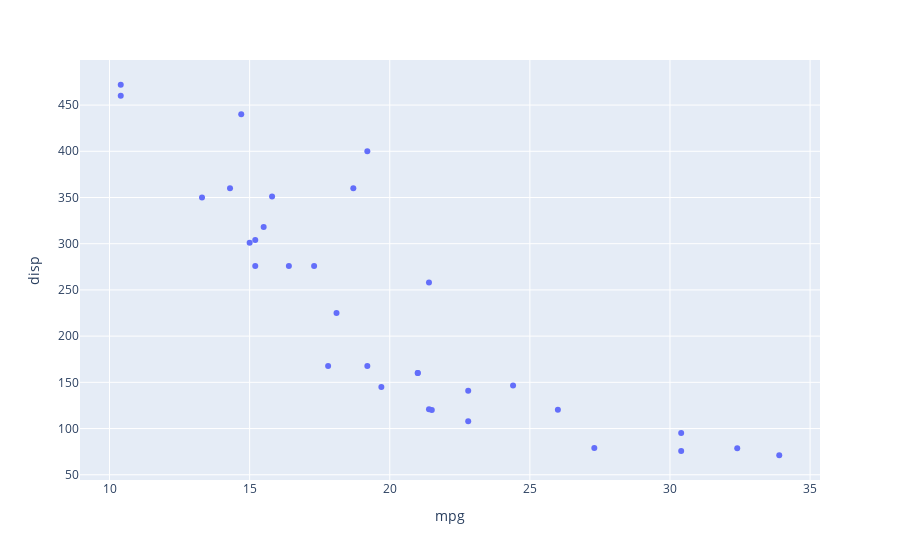

Write notebook code for a chart like this one.
### Markdown cell above
### Step 2d - Scatter Charts

As we recall, a scatter plot can be used to plot the relationship between two numeric variables. Let's continue to plot between disp and mpg. You can learn more about plotly express scatter plots [here](https://plotly.com/python/line-and-scatter/).

### Code cell
fig = px.scatter(
    df_mtcars, 
    x='mpg', 
    y = 'disp',
    hover_data = ['Car']
)
fig.show()

### Figure 1 — Plotly figure (JSON) as saved in the notebook; plotly's stock layout.template omitted (floating-point values rounded to 4 significant figures)
{"data": [{"customdata": [["Mazda RX4"], ["Mazda RX4 Wag"], ["Datsun 710"], ["Hornet 4 Drive"], ["Hornet Sportabout"], ["Valiant"], ["Duster 360"], ["Merc 240D"], ["Merc 230"], ["Merc 280"], ["Merc 280C"], ["Merc 450SE"], ["Merc 450SL"], ["Merc 450SLC"], ["Cadillac Fleetwood"], ["Lincoln Continental"], ["Chrysler Imperial"], ["Fiat 128"], ["Honda Civic"], ["Toyota Corolla"], ["Toyota Corona"], ["Dodge Challenger"], ["AMC Javelin"], ["Camaro Z28"], ["Pontiac Firebird"], ["Fiat X1-9"], ["Porsche 914-2"], ["Lotus Europa"], ["Ford Pantera L"], ["Ferrari Dino"], ["Maserati Bora"], ["Volvo 142E"]], "hovertemplate": "mpg=%{x}<br>disp=%{y}<br>Car=%{customdata[0]}<extra></extra>", "legendgroup": "", "marker": {"color": "#636efa", "symbol": "circle"}, "mode": "markers", "name": "", "orientation": "v", "showlegend": false, "type": "scatter", "x": [21, 21, 22.8, 21.4, 18.7, 18.1, 14.3, 24.4, 22.8, 19.2, 17.8, 16.4, 17.3, 15.2, 10.4, 10.4, 14.7, 32.4, 30.4, 33.9, 21.5, 15.5, 15.2, 13.3, 19.2, 27.3, 26, 30.4, 15.8, 19.7, 15, 21.4], "xaxis": "x", "y": [160, 160, 108, 258, 360, 225, 360, 146.7, 140.8, 167.6, 167.6, 275.8, 275.8, 275.8, 472, 460, 440, 78.7, 75.7, 71.1, 120.1, 318, 304, 350, 400, 79, 120.3, 95.1, 351, 145, 301, 121], "yaxis": "y"}], "layout": {"autosize": true, "legend": {"tracegroupgap": 0}, "margin": {"t": 60}, "xaxis": {"anchor": "y", "autorange": true, "domain": [0, 1], "range": [9.011, 35.29], "title": {"text": "mpg"}, "type": "linear"}, "yaxis": {"anchor": "x", "autorange": true, "domain": [0, 1], "range": [40.06, 503.0], "title": {"text": "disp"}, "type": "linear"}}}
